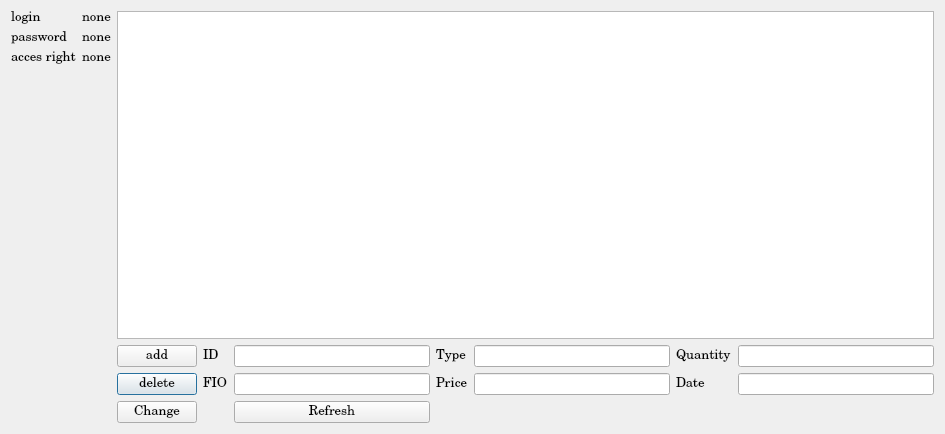
<?xml version="1.0" encoding="UTF-8"?>
<ui version="4.0">
 <class>UserWindow</class>
 <widget class="QDialog" name="UserWindow">
  <property name="geometry">
   <rect>
    <x>0</x>
    <y>0</y>
    <width>945</width>
    <height>434</height>
   </rect>
  </property>
  <property name="windowTitle">
   <string>Dialog</string>
  </property>
  <layout class="QHBoxLayout" name="horizontalLayout">
   <item>
    <layout class="QGridLayout" name="gridLayout_4">
     <item row="0" column="1">
      <layout class="QGridLayout" name="gridLayout_3">
       <item row="1" column="1">
        <layout class="QGridLayout" name="gridLayout">
         <item row="0" column="6">
          <widget class="QLineEdit" name="lineEdit_count">
           <property name="font">
            <font>
             <family>Century</family>
             <pointsize>10</pointsize>
            </font>
           </property>
          </widget>
         </item>
         <item row="1" column="4">
          <widget class="QLineEdit" name="lineEdit_price">
           <property name="font">
            <font>
             <family>Century</family>
             <pointsize>10</pointsize>
            </font>
           </property>
          </widget>
         </item>
         <item row="1" column="2">
          <widget class="QLineEdit" name="lineEdit_fio">
           <property name="font">
            <font>
             <family>Century</family>
             <pointsize>10</pointsize>
            </font>
           </property>
          </widget>
         </item>
         <item row="1" column="3">
          <widget class="QLabel" name="labelPrice">
           <property name="font">
            <font>
             <family>Century</family>
             <pointsize>10</pointsize>
            </font>
           </property>
           <property name="text">
            <string>Price</string>
           </property>
          </widget>
         </item>
         <item row="0" column="5">
          <widget class="QLabel" name="labelCount">
           <property name="font">
            <font>
             <family>Century</family>
             <pointsize>10</pointsize>
            </font>
           </property>
           <property name="text">
            <string>Quantity</string>
           </property>
          </widget>
         </item>
         <item row="1" column="6">
          <widget class="QLineEdit" name="lineEdit_date">
           <property name="font">
            <font>
             <family>Century</family>
             <pointsize>10</pointsize>
            </font>
           </property>
          </widget>
         </item>
         <item row="1" column="0">
          <widget class="QPushButton" name="pushButtonDel">
           <property name="font">
            <font>
             <family>Century</family>
             <pointsize>10</pointsize>
            </font>
           </property>
           <property name="text">
            <string>delete</string>
           </property>
          </widget>
         </item>
         <item row="0" column="0">
          <widget class="QPushButton" name="pushButtonAdd">
           <property name="font">
            <font>
             <family>Century</family>
             <pointsize>10</pointsize>
            </font>
           </property>
           <property name="text">
            <string>add</string>
           </property>
          </widget>
         </item>
         <item row="1" column="1">
          <widget class="QLabel" name="labelFIO">
           <property name="font">
            <font>
             <family>Century</family>
             <pointsize>10</pointsize>
            </font>
           </property>
           <property name="text">
            <string>FIO</string>
           </property>
          </widget>
         </item>
         <item row="0" column="1">
          <widget class="QLabel" name="labelID">
           <property name="font">
            <font>
             <family>Century</family>
             <pointsize>10</pointsize>
            </font>
           </property>
           <property name="text">
            <string>ID</string>
           </property>
          </widget>
         </item>
         <item row="0" column="3">
          <widget class="QLabel" name="labelType">
           <property name="font">
            <font>
             <family>Century</family>
             <pointsize>10</pointsize>
            </font>
           </property>
           <property name="text">
            <string>Type</string>
           </property>
          </widget>
         </item>
         <item row="1" column="5">
          <widget class="QLabel" name="label_Date">
           <property name="font">
            <font>
             <family>Century</family>
             <pointsize>10</pointsize>
            </font>
           </property>
           <property name="text">
            <string>Date</string>
           </property>
          </widget>
         </item>
         <item row="0" column="2">
          <widget class="QLineEdit" name="lineEdit_id">
           <property name="font">
            <font>
             <family>Century</family>
             <pointsize>10</pointsize>
            </font>
           </property>
          </widget>
         </item>
         <item row="0" column="4">
          <widget class="QLineEdit" name="lineEdit_type">
           <property name="font">
            <font>
             <family>Century</family>
             <pointsize>10</pointsize>
            </font>
           </property>
          </widget>
         </item>
         <item row="2" column="0">
          <widget class="QPushButton" name="pushButtonChange">
           <property name="font">
            <font>
             <family>Century</family>
             <pointsize>10</pointsize>
            </font>
           </property>
           <property name="text">
            <string>Change</string>
           </property>
          </widget>
         </item>
         <item row="2" column="2">
          <widget class="QPushButton" name="pushButton_reload">
           <property name="font">
            <font>
             <family>Century</family>
             <pointsize>10</pointsize>
            </font>
           </property>
           <property name="text">
            <string>Refresh</string>
           </property>
          </widget>
         </item>
        </layout>
       </item>
       <item row="0" column="1">
        <widget class="QTableView" name="tableDB">
         <property name="font">
          <font>
           <family>Century</family>
           <pointsize>10</pointsize>
          </font>
         </property>
         <property name="locale">
          <locale language="English" country="UnitedStates"/>
         </property>
         <property name="showGrid">
          <bool>true</bool>
         </property>
         <attribute name="verticalHeaderVisible">
          <bool>false</bool>
         </attribute>
        </widget>
       </item>
       <item row="0" column="0">
        <layout class="QFormLayout" name="formLayout">
         <item row="1" column="0">
          <widget class="QLabel" name="label_3">
           <property name="font">
            <font>
             <family>Century</family>
             <pointsize>10</pointsize>
             <weight>50</weight>
             <bold>false</bold>
            </font>
           </property>
           <property name="text">
            <string>login</string>
           </property>
          </widget>
         </item>
         <item row="1" column="1">
          <widget class="QLabel" name="LabelLogin">
           <property name="font">
            <font>
             <family>Century</family>
             <pointsize>10</pointsize>
             <weight>50</weight>
             <bold>false</bold>
            </font>
           </property>
           <property name="text">
            <string>none</string>
           </property>
          </widget>
         </item>
         <item row="2" column="0">
          <widget class="QLabel" name="label_4">
           <property name="font">
            <font>
             <family>Century</family>
             <pointsize>10</pointsize>
             <weight>50</weight>
             <bold>false</bold>
            </font>
           </property>
           <property name="text">
            <string>password</string>
           </property>
          </widget>
         </item>
         <item row="2" column="1">
          <widget class="QLabel" name="LabelPassword">
           <property name="font">
            <font>
             <family>Century</family>
             <pointsize>10</pointsize>
             <weight>50</weight>
             <bold>false</bold>
            </font>
           </property>
           <property name="text">
            <string>none</string>
           </property>
          </widget>
         </item>
         <item row="3" column="0">
          <widget class="QLabel" name="label">
           <property name="font">
            <font>
             <family>Century</family>
             <pointsize>10</pointsize>
             <weight>50</weight>
             <bold>false</bold>
            </font>
           </property>
           <property name="text">
            <string>acces right</string>
           </property>
          </widget>
         </item>
         <item row="3" column="1">
          <widget class="QLabel" name="LabelAccessRight">
           <property name="font">
            <font>
             <family>Century</family>
             <pointsize>10</pointsize>
             <weight>50</weight>
             <bold>false</bold>
            </font>
           </property>
           <property name="text">
            <string>none</string>
           </property>
          </widget>
         </item>
        </layout>
       </item>
      </layout>
     </item>
    </layout>
   </item>
  </layout>
 </widget>
 <resources/>
 <connections/>
</ui>
